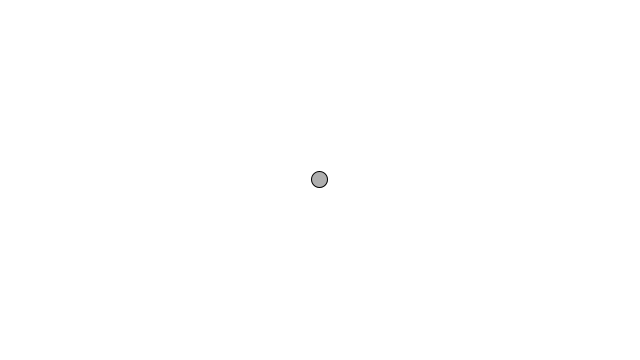
Frame 1 (no input)
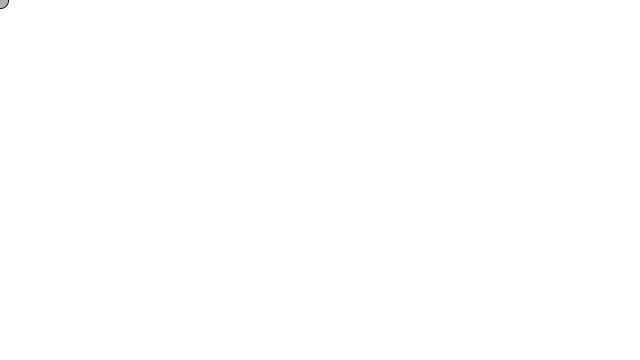
Frame 60 (the mouse pressed at the canvas centre just before this capture)
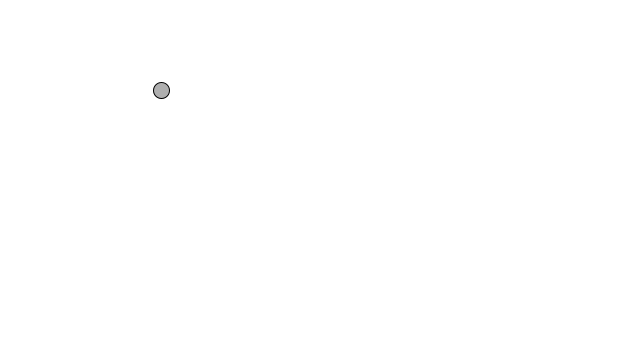
Frame 120 (the mouse held since frame 60 and released just before this capture)

The Processing sketch that drew these frames (run headless with seeded random() and noise(); from frame 60 on, the mouse is pressed at the canvas centre):

// Processing sketch: accelerate_towards_mouse
// ── accelerate_towards_mouse.pde
Mover mover;

void setup(){
  size(640,360);
  mover = new Mover();
}

void draw(){
  background(255);
  mover.update();
  mover.display();
}
// ── Mover.pde
class Mover {
  PVector location;
  PVector velocity;
  PVector acceleration;
  float topspeed;


  Mover(){
    this.location = new PVector(width/2, height/2);
    this.velocity = new PVector(0,0);
    this.acceleration = new PVector(-0.001,0.001);
    this.topspeed = 10;
  }
  
  void update(){
    PVector mouse = new PVector(mouseX,mouseY);
    PVector dir = PVector.sub(mouse,location);
    
    //dir.normalize();
    //dir.mult(0.5);
    
    dir.mult(0.001);
    
    acceleration = dir;
    
    velocity.add(acceleration);
    velocity.limit(topspeed);
    location.add(velocity);
    
    checkEdges();
  }
  
  void display(){
    stroke(0);
    fill(175);
    ellipse(location.x,location.y,16,16);
  }
  
  void checkEdges(){
    if (location.x > width) {
      location.x = width;
    } else if (location.x < 0){
      location.x = 0;
    }
    
    if (location.y > height){
      location.y = height;
    } else if (location.y < 0){
      location.y = 0;
    }
  }
}
